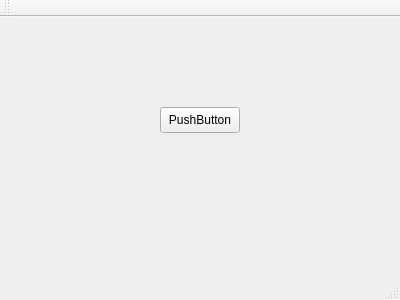
<?xml version="1.0" encoding="UTF-8"?>
<ui version="4.0">
 <class>MainWindow</class>
 <widget class="QMainWindow" name="MainWindow">
  <property name="geometry">
   <rect>
    <x>0</x>
    <y>0</y>
    <width>400</width>
    <height>300</height>
   </rect>
  </property>
  <property name="windowTitle">
   <string>MainWindow</string>
  </property>
  <widget class="QWidget" name="centralWidget">
   <widget class="QPushButton" name="pushButton">
    <property name="geometry">
     <rect>
      <x>160</x>
      <y>90</y>
      <width>80</width>
      <height>26</height>
     </rect>
    </property>
    <property name="text">
     <string>PushButton</string>
    </property>
   </widget>
  </widget>
  <widget class="QMenuBar" name="menuBar">
   <property name="geometry">
    <rect>
     <x>0</x>
     <y>0</y>
     <width>400</width>
     <height>23</height>
    </rect>
   </property>
  </widget>
  <widget class="QToolBar" name="mainToolBar">
   <attribute name="toolBarArea">
    <enum>TopToolBarArea</enum>
   </attribute>
   <attribute name="toolBarBreak">
    <bool>false</bool>
   </attribute>
  </widget>
  <widget class="QStatusBar" name="statusBar"/>
 </widget>
 <layoutdefault spacing="6" margin="11"/>
 <resources/>
 <connections/>
</ui>
